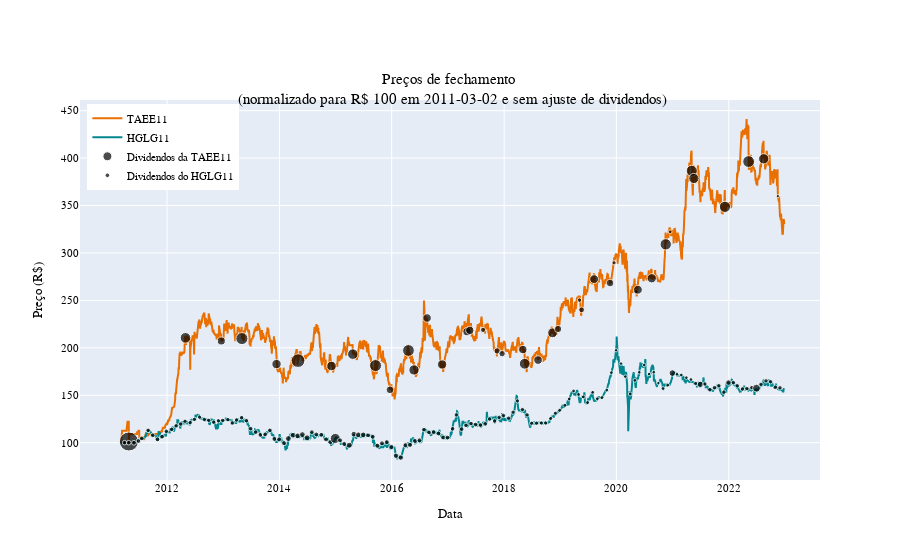

Notebook cell for this chart:
### Code cell
# Plotar os preços da TAEE11 e HGLG11 sem ajustes
fig = go.Figure()
fig.add_trace(
    go.Scatter(
        x=taee11_precos["data"],
        y=taee11_precos["preco_normalizado"],
        mode="lines",
        name="TAEE11",
        line=dict(color="#e86f00"),
    )
)
fig.add_trace(
    go.Scatter(
        x=hglg11_precos["data"],
        y=hglg11_precos["preco_normalizado"],
        mode="lines",
        name="HGLG11",
        line=dict(color="#02878e"),
    )
)
# Adicionar os pontos de dividendos da TAEE11 no próprio gráfico de preços
fig.add_trace(
    go.Scatter(
        x=taee11_precos.query('valor_div > 0')["data"],
        y=taee11_precos.query('valor_div > 0')["preco_normalizado"],
        mode="markers",
        name="Dividendos da TAEE11",
        marker=dict(
            color="black",
            size=(30 * taee11_precos.query('valor_div > 0')["dividend_yield(%)"]) ** 0.5,
            symbol="circle"),
    )
)
# Adicionar os pontos de dividendos da HGLG11 no próprio gráfico de preços, sendo que o tamanho dos pontos é proporcional ao valor do dividendo
fig.add_trace(
    go.Scatter(
        x=hglg11_precos.query('valor_div > 0')["data"],
        y=hglg11_precos.query('valor_div > 0')["preco_normalizado"],
        mode="markers",
        name="Dividendos do HGLG11",
        marker=dict(
            color="black",
            size=(30 * hglg11_precos.query('valor_div > 0')["dividend_yield(%)"]) ** 0.5,
            symbol="circle"),
    )
)
fig.update_layout(
    font=dict(family="Fira Code", size=11, color="black"),
    title="Preços de fechamento <br> (normalizado para R$ 100 em 2011-03-02 e sem ajuste de dividendos)",
    title_x=0.5,
    title_y=0.85,
    xaxis_title="Data",
    yaxis_title="Preço (R$)",
    legend=dict(yanchor="top", y=0.99, xanchor="left", x=0.01),
)
fig.show()
# py.plot(fig, filename = 'hglg_petr_2', auto_open=True)

### Figure 1 — Plotly figure (JSON) as saved in the notebook; plotly's stock layout.template omitted (floating-point values rounded to 4 significant figures; data arrays with more than 128 entries replaced by an {"elided": "..."} marker saying what was removed)
{"data": [{"line": {"color": "#e86f00"}, "mode": "lines", "name": "TAEE11", "type": "scatter", "x": {"elided": "2935 str values"}, "y": {"elided": "2935 float values"}}, {"line": {"color": "#02878e"}, "mode": "lines", "name": "HGLG11", "type": "scatter", "x": {"elided": "2784 str values"}, "y": {"elided": "2784 float values"}}, {"marker": {"color": "black", "size": [19.01, 10.57, 8.052, 11.99, 9.342, 13.65, 9.565, 10.52, 11.98, 7.71, 11.72, 10.26, 8.488, 9.322, 8.223, 8.276, 5.178, 6.282, 6.352, 8.217, 10.79, 8.589, 9.767, 7.248, 4.38, 5.818, 8.756, 7.641, 4.245, 4.476, 8.815, 9.264, 11.29, 3.759, 11.05, 10.17, 11.22, 11.77, 10.32, 3.246], "symbol": "circle"}, "mode": "markers", "name": "Dividendos da TAEE11", "type": "scatter", "x": ["2011-04-28T00:00:00", "2012-04-30T00:00:00", "2012-12-19T00:00:00", "2013-05-02T00:00:00", "2013-12-13T00:00:00", "2014-05-02T00:00:00", "2014-12-05T00:00:00", "2015-04-23T00:00:00", "2015-09-18T00:00:00", "2015-12-21T00:00:00", "2016-04-19T00:00:00", "2016-05-25T00:00:00", "2016-08-18T00:00:00", "2016-11-24T00:00:00", "2017-05-05T00:00:00", "2017-05-23T00:00:00", "2017-08-17T00:00:00", "2017-11-17T00:00:00", "2017-12-19T00:00:00", "2018-05-03T00:00:00", "2018-05-15T00:00:00", "2018-08-10T00:00:00", "2018-11-12T00:00:00", "2018-12-18T00:00:00", "2019-05-06T00:00:00", "2019-05-20T00:00:00", "2019-08-09T00:00:00", "2019-11-21T00:00:00", "2019-12-17T00:00:00", "2020-05-07T00:00:00", "2020-05-20T00:00:00", "2020-08-18T00:00:00", "2020-11-17T00:00:00", "2020-12-16T00:00:00", "2021-05-05T00:00:00", "2021-05-19T00:00:00", "2021-12-07T00:00:00", "2022-05-10T00:00:00", "2022-08-16T00:00:00", "2022-11-16T00:00:00"], "y": [101.3, 210.5, 207.2, 209.7, 182.8, 186.5, 180.8, 193.3, 181.3, 155.7, 197.2, 176.7, 231.4, 182.4, 217.0, 218.4, 218.9, 196.7, 193.8, 198.2, 183.2, 187.1, 215.8, 219.9, 250.2, 240.0, 272.4, 268.3, 289.6, 258.9, 261.2, 273.3, 309.1, 322.3, 386.6, 378.5, 348.6, 396.3, 399.2, 359.9]}, {"marker": {"color": "black", "size": {"elided": "141 float values"}, "symbol": "circle"}, "mode": "markers", "name": "Dividendos do HGLG11", "type": "scatter", "x": {"elided": "141 str values"}, "y": {"elided": "141 float values"}}], "layout": {"font": {"color": "black", "family": "Fira Code", "size": 11}, "legend": {"x": 0.01, "xanchor": "left", "y": 0.99, "yanchor": "top"}, "title": {"text": "Preços de fechamento <br> (normalizado para R$ 100 em 2011-03-02 e sem ajuste de dividendos)", "x": 0.5, "y": 0.85}, "xaxis": {"title": {"text": "Data"}}, "yaxis": {"title": {"text": "Preço (R$)"}}}}
